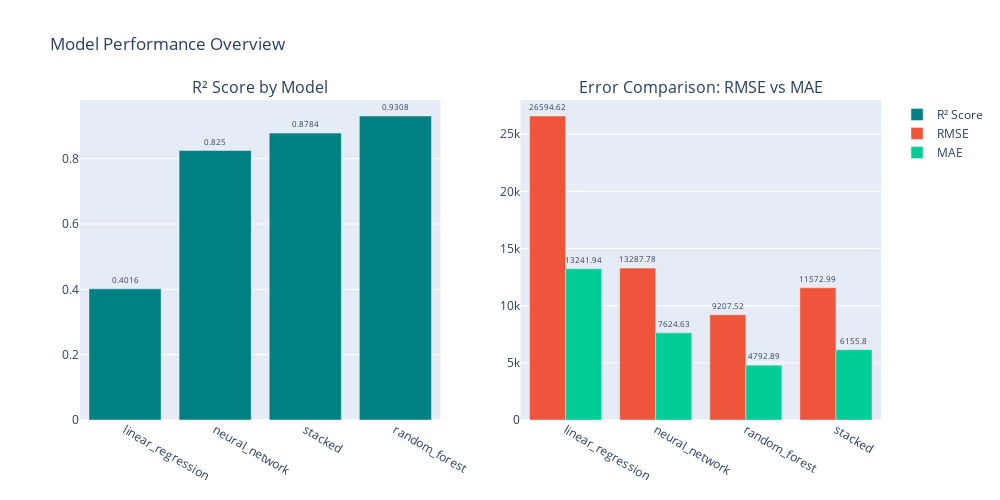

Notebook cell for this chart:
### Code cell
import pandas as pd
import plotly.graph_objects as go
from plotly.subplots import make_subplots

# Load and clean data
df = pd.read_csv('modelComparisons.csv')
df.columns = df.columns.str.strip()

# Sort for R² chart
df_r2 = df.sort_values('r_squared')

# Create subplot layout: 1 row, 2 columns
fig = make_subplots(
    rows=1, cols=2,
    subplot_titles=["R² Score by Model", "Error Comparison: RMSE vs MAE"]
)

# --- Plot 1: R² Bar Chart ---
fig.add_trace(
    go.Bar(
        x=df_r2['model'],
        y=df_r2['r_squared'],
        text=df_r2['r_squared'].round(4),
        textposition='outside',
        name='R² Score',
        marker_color='teal'
    ),
    row=1, col=1
)

# --- Plot 2: RMSE/MAE Grouped Bar Chart ---
# Reshape to long format
df_long = df.melt(id_vars='model', value_vars=['rmse', 'mae'],
                  var_name='metric', value_name='value')

# Create grouped bars manually
metrics = ['rmse', 'mae']
for metric in metrics:
    metric_data = df_long[df_long['metric'] == metric]
    fig.add_trace(
        go.Bar(
            x=metric_data['model'],
            y=metric_data['value'],
            name=metric.upper(),
            text=metric_data['value'].round(2),
            textposition='outside'
        ),
        row=1, col=2
    )

# Layout tweaks
fig.update_layout(
    title_text='Model Performance Overview',
    barmode='group',
    uniformtext_minsize=8,
    uniformtext_mode='hide',
    height=500,
    width=1000,
    showlegend=True
)

fig.show()

fig.write_html('test.html')

### Figure 1 — Plotly figure (JSON) as saved in the notebook; plotly's stock layout.template omitted (floating-point values rounded to 4 significant figures)
{"data": [{"marker": {"color": "teal"}, "name": "R² Score", "text": [0.4016, 0.825, 0.8784, 0.9308], "textposition": "outside", "type": "bar", "x": ["linear_regression", "neural_network", "stacked", "random_forest"], "xaxis": "x", "y": [0.4016, 0.825, 0.8784, 0.9308], "yaxis": "y"}, {"name": "RMSE", "text": [26590.0, 13290.0, 9208.0, 11570.0], "textposition": "outside", "type": "bar", "x": ["linear_regression", "neural_network", "random_forest", "stacked"], "xaxis": "x2", "y": [26590.0, 13290.0, 9208.0, 11570.0], "yaxis": "y2"}, {"name": "MAE", "text": [13240.0, 7625.0, 4793.0, 6156.0], "textposition": "outside", "type": "bar", "x": ["linear_regression", "neural_network", "random_forest", "stacked"], "xaxis": "x2", "y": [13240.0, 7625.0, 4793.0, 6156.0], "yaxis": "y2"}], "layout": {"annotations": [{"font": {"size": 16}, "showarrow": false, "text": "R² Score by Model", "x": 0.225, "xanchor": "center", "xref": "paper", "y": 1, "yanchor": "bottom", "yref": "paper"}, {"font": {"size": 16}, "showarrow": false, "text": "Error Comparison: RMSE vs MAE", "x": 0.775, "xanchor": "center", "xref": "paper", "y": 1, "yanchor": "bottom", "yref": "paper"}], "barmode": "group", "height": 500, "showlegend": true, "title": {"text": "Model Performance Overview"}, "uniformtext": {"minsize": 8, "mode": "hide"}, "width": 1000, "xaxis": {"anchor": "y", "domain": [0, 0.45]}, "xaxis2": {"anchor": "y2", "domain": [0.55, 1]}, "yaxis": {"anchor": "x", "domain": [0, 1]}, "yaxis2": {"anchor": "x2", "domain": [0, 1]}}}
